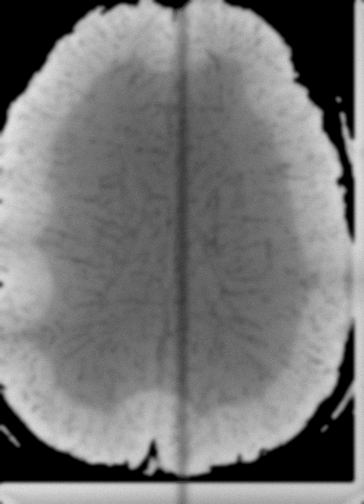
#> input picture vopo/pagoda/swi7T3_T2_FLAIR.png, 364 x 504 px
$ python -i t2_flair_simulation.py   (imports and definitions only)
#> lines starting #> are read from the running program, lines starting #| are printed output that depends on the picture; after the words box and inside, x2 and y2 are one past the last pixel; in counts of white or black regions, pixels touching at a corner belong together
#!/usr/bin/env python3
"""
╔══════════════════════════════════════════════════════════════════════════════╗
║  T2-FLAIR MRI Simulation Toolkit                                           ║
║  ─────────────────────────────────────────────────────────────────────────  ║
║  Two conversion pipelines for simulating T2-FLAIR MRI appearance:          ║
║                                                                            ║
║    1. SWI  → T2-FLAIR  (Susceptibility Weighted Imaging to FLAIR)          ║
║    2. 3D Brain Render → T2-FLAIR  (Surface rendering to FLAIR)             ║
║                                                                            ║
║  Author : PAGODA-Net Research Pipeline                                     ║
║  Usage  : python t2_flair_simulation.py                                    ║
║  Deps   : numpy, scipy, Pillow                                            ║
╚══════════════════════════════════════════════════════════════════════════════╝

T2-FLAIR (Fluid-Attenuated Inversion Recovery) Key Characteristics:
───────────────────────────────────────────────────────────────────
  • Gray matter  → LIGHTER (higher signal ~120–165)
  • White matter → DARKER  (mid-gray signal ~70–110)
  • CSF          → SUPPRESSED (dark/black) — the defining FLAIR feature
  • Pathology    → HYPERINTENSE (bright white: edema, gliosis, demyelination)
  • Veins        → NOT prominently visible (unlike SWI)
  • Noise        → Rician (magnitude of complex Gaussian)
  • Artifacts    → B1 bias field inhomogeneity, Gibbs ringing at edges

References:
───────────
  • Buxton, R. B. (2013). The physics of functional MRI (fMRI).
  • Bhuyan, R., & Nandi, G. (2024). Multimodal MRI augmentation for brain
    tumor detection with loss-aware exchange and residual networks.
"""

import os
import argparse
import numpy as np
from scipy.ndimage import (
    gaussian_filter,
    binary_fill_holes,
    binary_erosion,
    binary_dilation,
    distance_transform_edt,
    sobel,
    label as ndimage_label,
)
from PIL import Image, ImageEnhance


# ═══════════════════════════════════════════════════════════════════════════════
#  UTILITY FUNCTIONS
# ═══════════════════════════════════════════════════════════════════════════════

def add_rician_noise(image: np.ndarray, sigma: float = 2.5) -> np.ndarray:
    """
    Add Rician noise to simulate MRI acquisition noise.

    In MRI, the signal is complex-valued. The magnitude image follows a
    Rician distribution: |S + n_real + j*n_imag| where n ~ N(0, sigma).

    Parameters
    ----------
    image : np.ndarray
        Input image (float).
    sigma : float
        Standard deviation of Gaussian noise in real and imaginary channels.

    Returns
    -------
    np.ndarray
        Noisy image with Rician noise characteristics.
    """
    h, w = image.shape[:2]
    noise_real = np.random.normal(0, sigma, (h, w))
    noise_imag = np.random.normal(0, sigma, (h, w))
    noisy = np.sqrt(np.maximum((image + noise_real) ** 2 + noise_imag ** 2, 0))
    return noisy


def add_bias_field(image: np.ndarray, strength: float = 0.07) -> np.ndarray:
    """
    Simulate B1 inhomogeneity (bias field) artifact.

    MRI images have spatially varying intensity due to imperfect RF coil
    sensitivity profiles. This is modeled as a smooth multiplicative field.

    Parameters
    ----------
    image : np.ndarray
        Input image (float).
    strength : float
        Maximum fractional deviation from unity (e.g., 0.07 = ±7%).

    Returns
    -------
    np.ndarray
        Image with bias field applied.
    """
    h, w = image.shape[:2]
    yy, xx = np.mgrid[0:h, 0:w]

    bias = 1.0
    bias += strength * np.sin(1.1 * np.pi * yy / h)
    bias += (strength * 0.6) * np.cos(0.7 * np.pi * xx / w)
    bias += (strength * 0.4) * np.sin(2.3 * np.pi * yy / h) * np.cos(1.8 * np.pi * xx / w)

    return image * bias


def add_gibbs_ringing(image: np.ndarray, strength: float = 0.12) -> np.ndarray:
    """
    Simulate Gibbs ringing artifact at sharp edges.

    Truncation of k-space data in MRI causes oscillatory artifacts near
    high-contrast boundaries (Gibbs phenomenon).

    Parameters
    ----------
    image : np.ndarray
        Input image (float).
    strength : float
        Intensity of ringing artifact.

    Returns
    -------
    np.ndarray
        Image with Gibbs ringing.
    """
    ring = gaussian_filter(image, sigma=0.4) - gaussian_filter(image, sigma=1.2)
    return image + ring * strength


def create_brain_mask(image_gray: np.ndarray, threshold: float = 12) -> np.ndarray:
    """
    Generate a binary brain mask from a grayscale MRI image.

    Parameters
    ----------
    image_gray : np.ndarray
        Grayscale image (0–255 float or uint8).
    threshold : float
        Intensity threshold separating brain from background.

    Returns
    -------
    np.ndarray
        Boolean brain mask.
    """
    mask = image_gray > threshold
    mask = binary_fill_holes(mask)
    mask = binary_erosion(mask, iterations=2)
    mask = binary_dilation(mask, iterations=2)
    mask = binary_fill_holes(mask)
    return mask


def to_grayscale_output(flair: np.ndarray) -> np.ndarray:
    """
    Convert single-channel float image to 3-channel uint8 grayscale.

    Parameters
    ----------
    flair : np.ndarray
        2D float array.

    Returns
    -------
    np.ndarray
        3-channel uint8 image (H, W, 3).
    """
    flair_clipped = np.clip(flair, 0, 255).astype(np.uint8)
    return np.stack([flair_clipped] * 3, axis=2)


# ═══════════════════════════════════════════════════════════════════════════════
#  CONVERSION 1: SWI → T2-FLAIR
# ═══════════════════════════════════════════════════════════════════════════════

def swi_to_t2_flair(
    input_path: str,
    output_path: str,
    noise_sigma: float = 2.2,
    bias_strength: float = 0.07,
    smoothing_sigma: float = 1.8,
    contrast_enhance: float = 1.25,
    brightness_adjust: float = 0.95,
    verbose: bool = True,
) -> np.ndarray:
    """
    Convert a Susceptibility Weighted Image (SWI) to simulated T2-FLAIR.

    SWI Characteristics (input):
    ─────────────────────────────
      • Veins appear VERY DARK (hypointense, deoxygenated blood susceptibility)
      • White matter is brighter than gray matter
      • Ultra-high spatial resolution with fine venous detail
      • Background is black

    T2-FLAIR Characteristics (target):
    ───────────────────────────────────
      • Gray matter LIGHTER than white matter (reversed from SWI/T1)
      • CSF is SUPPRESSED (dark) — inversion recovery nulling
      • Veins NOT prominently visible
      • Smoother appearance than SWI

    Pipeline Steps:
    ───────────────
      1. Generate brain mask
      2. Suppress venous structures via iterative inpainting
      3. Normalize brain intensities
      4. Compute cortex-depth map for GM/WM differentiation
      5. Remap tissue contrast (invert GM/WM relationship)
      6. Enhance cortical ribbon
      7. Suppress sulcal CSF
      8. Add midline fissure
      9. Smooth to FLAIR resolution
      10. Add MRI artifacts (bias field, Rician noise, Gibbs ringing)

    Parameters
    ----------
    input_path : str
        Path to input SWI image (.png, .jpg, etc.).
    output_path : str
        Path to save the output T2-FLAIR image.
    noise_sigma : float
        Rician noise standard deviation (default: 2.2).
    bias_strength : float
        Bias field inhomogeneity strength (default: 0.07).
    smoothing_sigma : float
        Gaussian smoothing to match FLAIR resolution (default: 1.8).
    contrast_enhance : float
        Post-processing contrast enhancement factor (default: 1.25).
    brightness_adjust : float
        Post-processing brightness adjustment factor (default: 0.95).
    verbose : bool
        Print progress messages.

    Returns
    -------
    np.ndarray
        The simulated T2-FLAIR image as a 2D float array.
    """
#> called with input_path = 'swi7T3_T2_FLAIR.png', output_path = 'out.png', noise_sigma = 2.2, bias_strength = 0.07, smoothing_sigma = 1.8, contrast_enhance = 1.25, brightness_adjust = 0.95, verbose = True
    if verbose:
        print("=" * 60)
        print("  SWI → T2-FLAIR Conversion")
        print("=" * 60)

    # ── Load image ──
    img = Image.open(input_path).convert("L")
    arr = np.array(img).astype(float)
    h, w = arr.shape
#> h = 504; w = 364
    if verbose:
        print(f"  Input size     : {w} × {h}")
#|   Input size     : 364 × 504

    # ── Step 1: Brain mask ──
    if verbose:
        print("  [1/10] Generating brain mask...")
    brain_mask = create_brain_mask(arr, threshold=12)
#> in create_brain_mask, `mask = image_gray > threshold`:
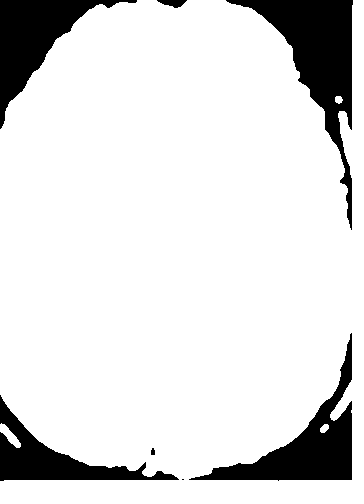
#> mask: shape (504, 364) bool; 86.8% white; 7 black regions (1 under 20 px), largest, box (x1, y1, x2, y2) and area: (226, 0, 353, 230) 8003, (189, 333, 352, 481) 6056, (0, 0, 137, 129) 5629, (0, 395, 179, 481) 4298, (157, 0, 187, 8) 149, (151, 448, 155, 455) 24
#> in create_brain_mask, `mask = binary_fill_holes(mask)`: mask: shape (504, 364) bool; 90.1% white; 4 black regions, box (x1, y1, x2, y2) and area: (226, 0, 353, 230) 8003, (0, 0, 137, 129) 5629, (0, 395, 179, 481) 4298, (157, 0, 187, 8) 149
#> in create_brain_mask, `mask = binary_erosion(mask, iterations=2)`: mask: shape (504, 364) bool; 87.5% white; 1 black region, box (x1, y1, x2, y2) and area: (0, 0, 364, 504) 22907
#> in create_brain_mask, `mask = binary_dilation(mask, iterations=2)`: mask: shape (504, 364) bool; 90.1% white; 7 black regions (3 under 20 px), largest, box (x1, y1, x2, y2) and area: (226, 0, 355, 230) 8018, (0, 0, 138, 129) 5630, (0, 395, 179, 483) 4309, (157, 0, 187, 8) 149

    # ── Step 2: Venous structure suppression ──
    if verbose:
        print("  [2/10] Suppressing venous structures...")

    # In SWI, veins are abnormally dark compared to surrounding tissue.
    # We detect them as pixels significantly darker than the local mean.
    local_mean = gaussian_filter(arr, sigma=5)
    vein_mask = (arr < local_mean - 25) & brain_mask & (arr < 110)
#> vein_mask: shape (504, 364) bool; 2.8% white; 24 white regions (9 under 20 px), largest, box (x1, y1, x2, y2) and area: (1, 324, 355, 483) 3405, (323, 111, 355, 240) 428, (347, 2, 355, 139) 310

    # Inpaint veins with local tissue average
    filled = arr.copy()
    filled[vein_mask] = local_mean[vein_mask]
#> filled: shape (504, 364) float64; min 0, max 228, mean 120.2

    # Iterative smoothing to clean residual vessel traces
    for i in range(3):
        smooth = gaussian_filter(filled, sigma=2)
        dilated_veins = binary_dilation(vein_mask, iterations=1)
        filled[dilated_veins] = smooth[dilated_veins]
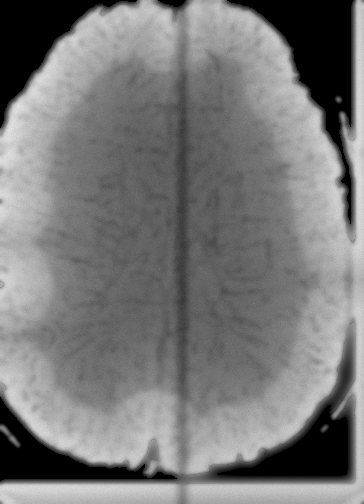
#> filled: shape (504, 364) float64; min 0, max 228, mean 120.9

    # ── Step 3: Normalize brain intensities ──
    if verbose:
        print("  [3/10] Normalizing brain intensities...")
    brain_vals = filled[brain_mask]
    p1, p99 = np.percentile(brain_vals, [1, 99])
#> p1 = 0; p99 = 209
    norm = np.clip((filled - p1) / (p99 - p1 + 1e-8), 0, 1)

    # ── Step 4: Cortex depth map ──
    if verbose:
        print("  [4/10] Computing cortex depth map...")
    dist = distance_transform_edt(brain_mask)
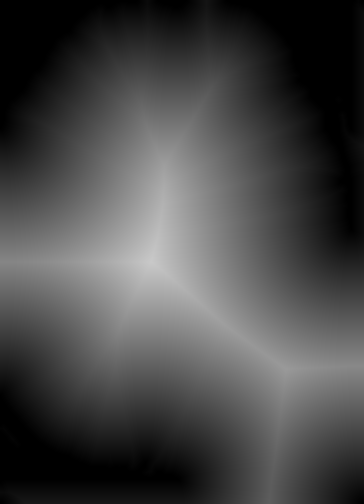
#> dist: shape (504, 364) float64; min 0, max 200.9, mean 72
    max_d = np.percentile(dist[brain_mask], 95)
#> max_d = 161
    dist_norm = np.clip(dist / (max_d + 1e-8), 0, 1)

    # ── Step 5: Remap tissue contrast ──
    if verbose:
        print("  [5/10] Remapping tissue contrast (GM/WM inversion)...")

    # In SWI:  WM bright (~0.7–1.0), GM slightly darker (~0.4–0.7)
    # In FLAIR: GM bright (~130–165),  WM darker (~75–110)
    #
    # dist_norm: 0 = cortex (outer), 1 = deep white matter (center)
    gm_weight = 1.0 - dist_norm  # high at cortex
    wm_weight = dist_norm          # high at center

    gm_signal = 125 + gm_weight * 45 + norm * 10   # ~125–180
    wm_signal = 70 + wm_weight * 30 + norm * 15    # ~70–115
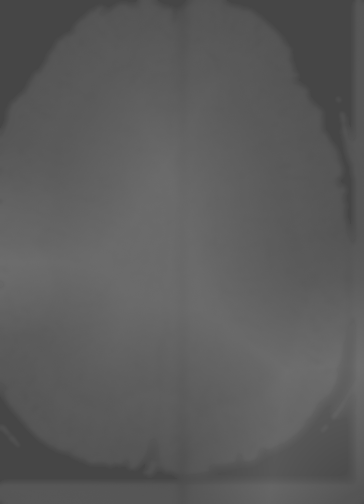
#> wm_signal: shape (504, 364) float64; min 70, max 110.1, mean 92

    flair = gm_signal * (1 - dist_norm) + wm_signal * dist_norm

    # Add anatomical texture from original (subtle)
    texture = (norm - gaussian_filter(norm, sigma=8)) * 25
    flair += texture

    # ── Step 6: Cortical ribbon enhancement ──
    if verbose:
        print("  [6/10] Enhancing cortical ribbon...")
    cortex_band = (dist_norm > 0.02) & (dist_norm < 0.35) & brain_mask
#> cortex_band: shape (504, 364) bool; 30.2% white; 5 white regions (1 under 20 px), largest, box (x1, y1, x2, y2) and area: (0, 0, 364, 286) 33871, (0, 339, 235, 504) 18901, (306, 446, 364, 504) 2614, (2, 427, 18, 445) 38
    cortex_boost = gaussian_filter(cortex_band.astype(float), sigma=3)
    flair += cortex_boost * 20

    # ── Step 7: Sulcal CSF suppression ──
    if verbose:
        print("  [7/10] Suppressing sulcal CSF (FLAIR characteristic)...")
    local_smooth = gaussian_filter(flair, sigma=6)
    sulci_score = np.clip((local_smooth - flair) / 30, 0, 1) * brain_mask

    # Also use original SWI dark lines (non-vein sulci)
    original_sulci = (arr < local_mean - 10) & brain_mask & (~vein_mask)
#> original_sulci: shape (504, 364) bool; 3.4% white in thin lines or dots
    original_sulci_score = gaussian_filter(original_sulci.astype(float), sigma=1.5)
    sulci_score = np.maximum(sulci_score, original_sulci_score * 0.6)

    flair = flair * (1 - sulci_score * 0.7) + 15 * sulci_score * 0.7

    # ── Step 8: Midline interhemispheric fissure ──
    if verbose:
        print("  [8/10] Adding midline fissure...")
    mid_x = w // 2
#> mid_x = 182
    fissure = np.zeros((h, w))
    fissure[:, mid_x - 3 : mid_x + 4] = 1.0
    fissure = gaussian_filter(fissure, sigma=4) * brain_mask
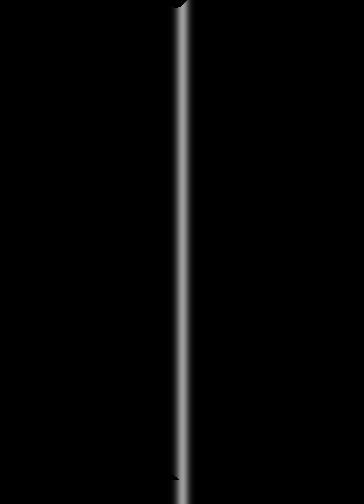
#> fissure: shape (504, 364) float64; min 0, max 0.62, mean 0.019
    flair = flair * (1 - fissure * 0.4)

    # ── Step 9: Smooth to FLAIR resolution ──
    if verbose:
        print("  [9/10] Smoothing to FLAIR resolution...")
    flair = gaussian_filter(flair, sigma=smoothing_sigma)

    # ── Step 10: MRI artifacts ──
    if verbose:
        print("  [10/10] Adding MRI artifacts (bias field, noise, ringing)...")

    flair = add_bias_field(flair, strength=bias_strength)
    flair = add_rician_noise(flair, sigma=noise_sigma)
    flair = add_gibbs_ringing(flair, strength=0.10)
#> in add_gibbs_ringing, `ring = gaussian_filter(image, sigma=0.4) - gaussian_filter(image, sigm..`:
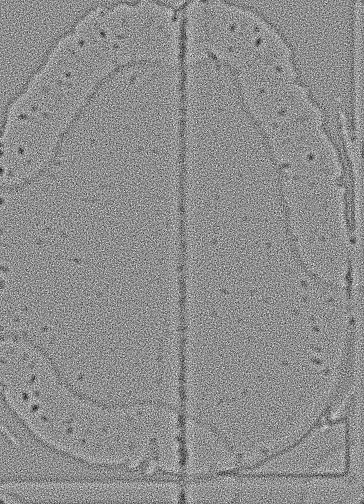
#> ring: shape (504, 364) float64; min -9.15, max 7.23, mean -2.08e-14; drawn with min black and max white

    # Apply soft brain mask
    soft_mask = gaussian_filter(brain_mask.astype(float), sigma=2.0)
    flair *= soft_mask
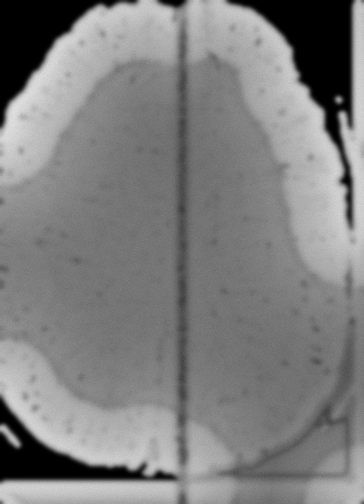
#> flair: shape (504, 364) float64; min 0, max 226.3, mean 127.5
    flair = np.clip(flair, 0, 255)

    # ── Save output ──
    output = to_grayscale_output(flair)
    result = Image.fromarray(output)
    result = ImageEnhance.Contrast(result).enhance(contrast_enhance)
    result = ImageEnhance.Brightness(result).enhance(brightness_adjust)
    result.save(output_path)

    if verbose:
        print(f"  Output saved   : {output_path}")
        print(f"  Output size    : {result.size[0]} × {result.size[1]}")
#|   Output size    : 364 × 504
        print("=" * 60)

    return flair


# ═══════════════════════════════════════════════════════════════════════════════
#  CONVERSION 2: 3D Brain Rendering → T2-FLAIR
# ═══════════════════════════════════════════════════════════════════════════════

# [385 lines left out: functions render3d_to_t2_flair, create_comparison, main, not called in this run]


# ═══════════════════════════════════════════════════════════════════════════════
#  QUICK TEST (runs when executed without CLI arguments)
# ═══════════════════════════════════════════════════════════════════════════════

# [36 lines not run here, left out]

>>> result = swi_to_t2_flair('swi7T3_T2_FLAIR.png', 'out.png')

$ run again, on vopo/pagoda/Neurotorium_3_T2_FLAIR_high_contrast.png
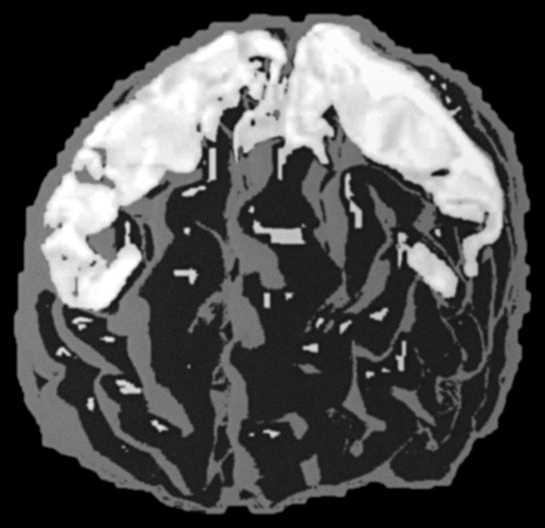
#> input picture vopo/pagoda/Neurotorium_3_T2_FLAIR_high_contrast.png, 545 x 528 px
#|   Input size     : 545 × 528
#> vein_mask: shape (528, 545) bool; 7.3% white; 699 white regions (560 under 20 px), largest, box (x1, y1, x2, y2) and area: (453, 111, 517, 283) 1228, (170, 125, 233, 201) 967, (381, 227, 465, 304) 876
#> after the loop in swi_to_t2_flair, `for i in range(3):`:
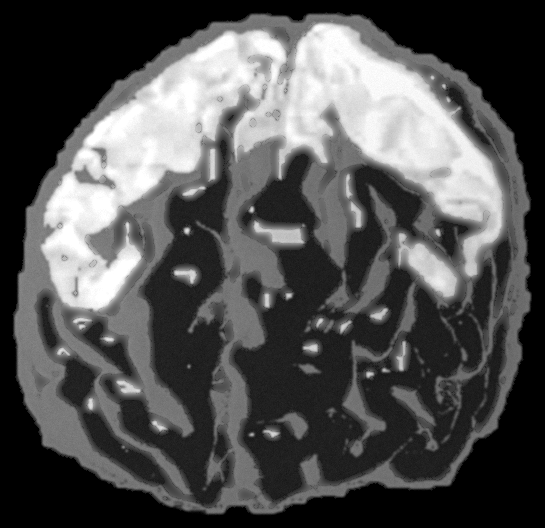
#> filled: shape (528, 545) float64; min 0, max 255, mean 82.1
#> p1 = 26; p99 = 255
#> max_d = 190.8
#> cortex_band: shape (528, 545) bool; 32.2% white; 1 white region, box (x1, y1, x2, y2) and area: (16, 16, 529, 512) 92714
#> original_sulci: shape (528, 545) bool; 11.8% white; 1861 white regions (1761 under 20 px), largest, box (x1, y1, x2, y2) and area: (104, 137, 232, 493) 3424, (230, 153, 342, 475) 3342, (328, 283, 437, 461) 1973
#> in swi_to_t2_flair, `result = ImageEnhance.Contrast(result).enhance(contrast_enhance)`:
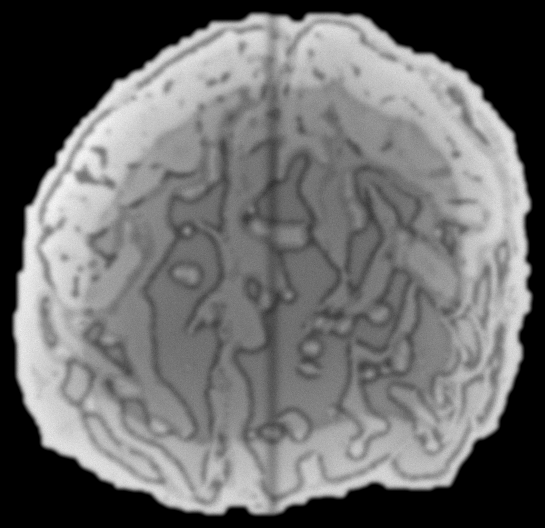
#> result: PIL image 545x528 RGB; min 0, max 247, mean 107.8
#|   Output size    : 545 × 528

$ run again, on vopo/pagoda/swi7T3_SWI_vs_FLAIR_comparison.png
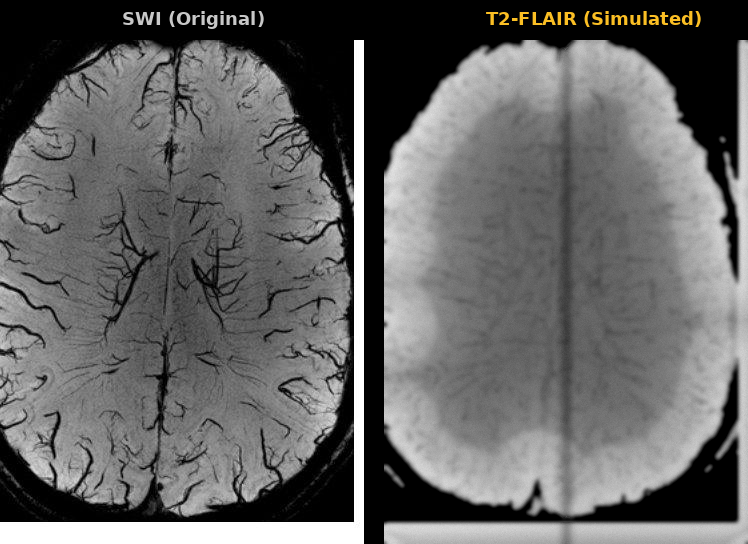
#> input picture vopo/pagoda/swi7T3_SWI_vs_FLAIR_comparison.png, 748 x 544 px
#|   Input size     : 748 × 544
#> vein_mask: shape (544, 748) bool; 4.7% white; 747 white regions (613 under 20 px), largest, box (x1, y1, x2, y2) and area: (388, 364, 739, 523) 3398, (306, 256, 354, 404) 870, (98, 210, 159, 342) 777
#> after the loop in swi_to_t2_flair, `for i in range(3):`:
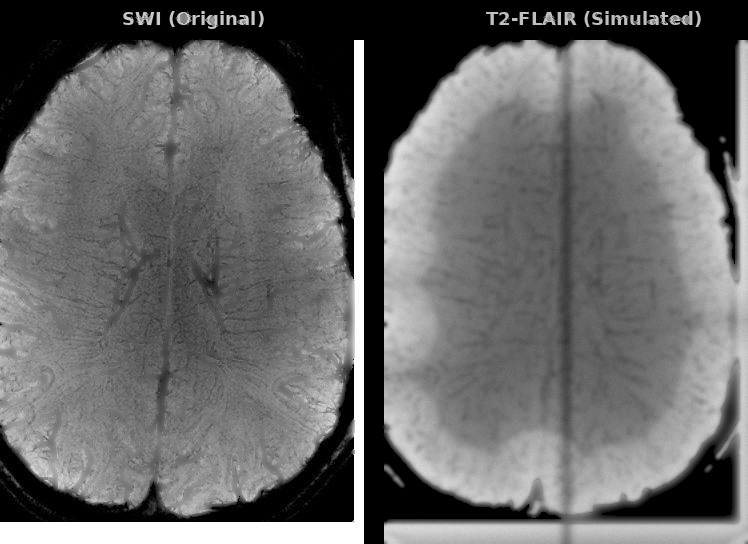
#> filled: shape (544, 748) float64; min 0, max 255, mean 104.9
#> p1 = 0; p99 = 255
#> max_d = 148
#> cortex_band: shape (544, 748) bool; 32.7% white; 17 white regions (9 under 20 px), largest, box (x1, y1, x2, y2) and area: (0, 42, 362, 544) 72667, (386, 42, 748, 544) 58115, (695, 491, 748, 544) 2217
#> original_sulci: shape (544, 748) bool; 4.4% white in thin lines or dots
#> in swi_to_t2_flair, `result = ImageEnhance.Contrast(result).enhance(contrast_enhance)`:
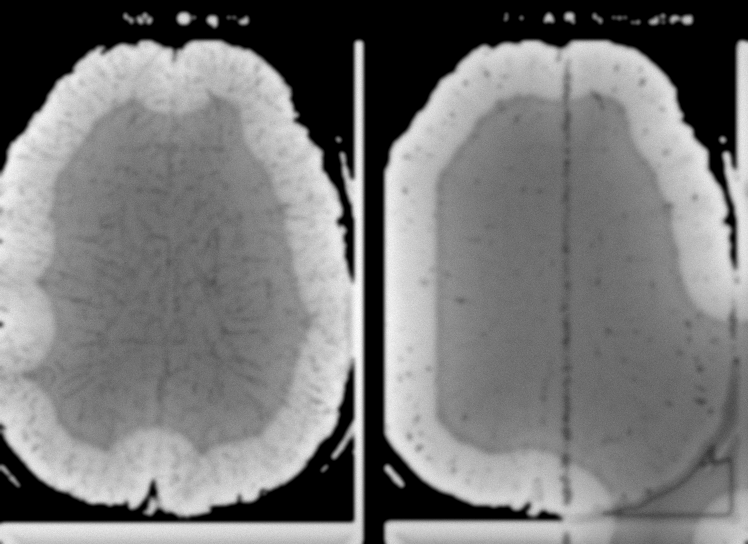
#> result: PIL image 748x544 RGB; min 0, max 252, mean 120.3
#|   Output size    : 748 × 544
